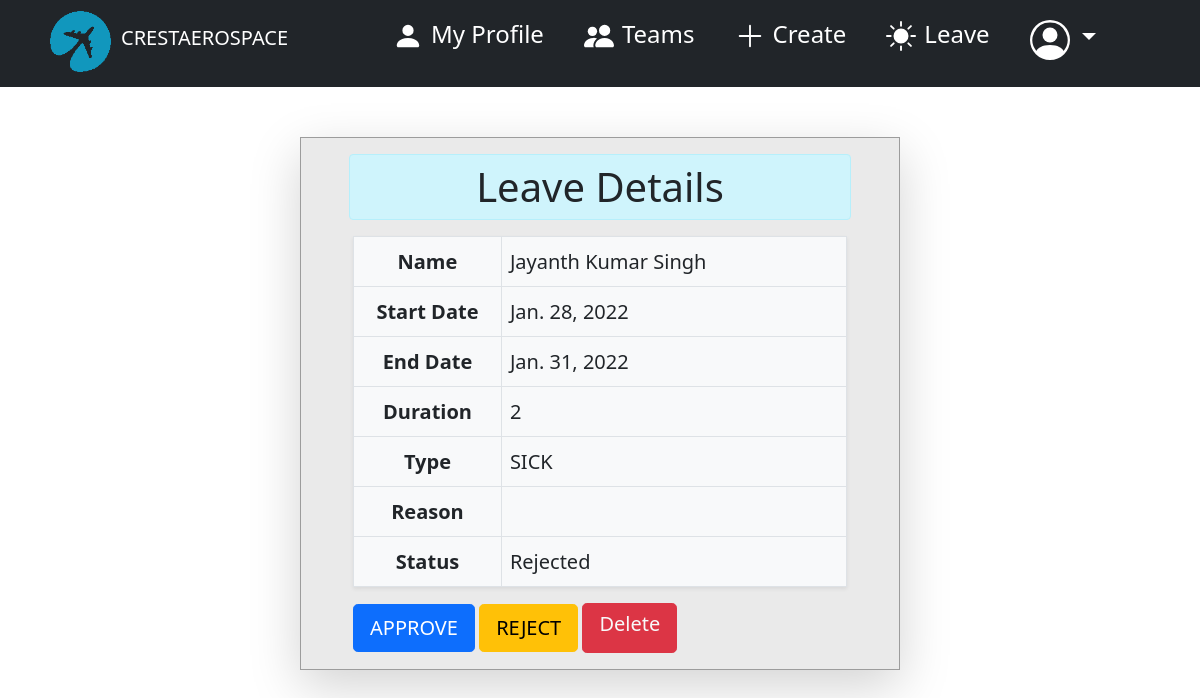
/hrms/leave/leavedetails/20 (signed in), run on the app's committed database.
### employee/models.py (models this page shows, shortened)
class Employee(AbstractBaseUser):
    email           = models.EmailField(max_length=254, verbose_name='Official Email', unique=True)
    first_name      = models.CharField(max_length=50, verbose_name="First Name")
    last_name       = models.CharField(max_length=50, verbose_name="Last Name",blank=True)
    gender          = models.CharField(max_length=10, verbose_name="Gender", choices=GENDER,blank=True)
    birthday        = models.DateField(verbose_name="Date of Birth",null=True, blank=True, help_text="MM/DD/YYYY")
    phone           = models.CharField(max_length=15, verbose_name="Phone Number", blank=True)
    blood           = models.CharField(verbose_name="Blood Type", choices=BLOOD_TYPE,blank=True, max_length=10)
    marital         = models.CharField(verbose_name="Marital Status", choices=MARITAL_STATUS,blank=True, max_length=10)
    per_email       = models.EmailField(max_length=254, verbose_name='Personal Email', unique=True, blank=True, null=True)
    c_address       = models.CharField(max_length=1000, verbose_name="Current Address", null=True, blank=True)
    p_address       = models.CharField(max_length=1000, verbose_name="Permanent Address", null=True, blank=True)
    emp_id          = models.CharField(max_length=15, verbose_name="Employee ID", unique=True)
    date_joined     = models.DateTimeField(verbose_name='Date Joined', auto_now_add=True)
    emp_status      = models.CharField(verbose_name="Employee Status", choices=STATUS,blank=False, max_length=20)
    department      = models.ForeignKey(Department,verbose_name ='Department',on_delete=models.SET_NULL,null=True,default=None)
    manager         = models.ForeignKey(to="self",verbose_name ='Reporting Manager',on_delete=models.SET_NULL,null=True,default=None, blank=True)
    role            = models.ForeignKey(Role,verbose_name ='Role',on_delete=models.SET_NULL,null=True,default=None)
    title           = models.ForeignKey(Title,verbose_name ='Job Title',on_delete=models.SET_NULL,null=True,default=None)
    position        = models.ForeignKey(Position,verbose_name ='Position',on_delete=models.SET_NULL,null=True,default=None)
    experience      = models.CharField(max_length=10, verbose_name="Work Experience", null=True, blank=True)
    is_active       = models.BooleanField(verbose_name="Active",default=True)
    last_login      = models.DateTimeField(verbose_name='Last Login', auto_now=True)
    is_admin        = models.BooleanField(verbose_name="Admin",default=False)
    is_staff        = models.BooleanField(verbose_name="Staff",default=False)
    is_superuser    = models.BooleanField(verbose_name="Superuser",default=False)
    USERNAME_FIELD = 'email'
    REQUIRED_FIELDS = ['first_name', 'emp_id',]
    objects = EmployeeManager()
    def __str__(self):
        return self.first_name + " " + self.last_name

### leave/models.py (models this page shows, shortened)
class Leave(models.Model):
    user = ForeignKey(Employee,on_delete=models.CASCADE,default=1)
    startdate = models.DateField(verbose_name='Start Date',help_text='leave start date is on ..',null=True,blank=False)
    enddate = models.DateField(verbose_name='End Date',help_text='coming back on ...',null=True,blank=False)
    leavetype = models.CharField(choices=LEAVE_TYPE,max_length=25,default=LEAVE_TYPE[0],null=True,blank=False)
    reason = models.CharField(verbose_name='Reason for Leave',max_length=255,help_text='add additional information for leave',null=True,blank=True)
    casual_leave    = 20
    optional_leave  = 6
    sick_leave      = 5
    status = models.CharField(max_length=12,default='Pending')
    is_approved = models.BooleanField(default=False)
    updated = models.DateTimeField(auto_now=True, auto_now_add=False)
    created = models.DateTimeField(auto_now=False, auto_now_add=True)
    objects = LeaveManager()
    class Meta:
        verbose_name = 'Leave'
        verbose_name_plural = 'Leaves'
    @property
    def leave_days(self):
        count = 0
        startdate = self.startdate
        enddate = self.enddate
        start_date = datetime.date(startdate.year, startdate.month, startdate.day)
        end_date = datetime.date(enddate.year, enddate.month, enddate.day)
        delta = datetime.timedelta(days=1)
        while start_date <= end_date:
            day = start_date.weekday()
            start_date += delta
            if (day == 5 or day == 6):
                continue
            else:
                count += 1
        return count
    @property
    def leave_approved(self):
        return self.is_approved == True

### leave/views.py (the view)
# urls.py: path("leave/leavedetails/<int:id>", views.leavedetails, name="leavedetails"),
def leavedetails(request, id):
    if not request.user.is_authenticated:
        return redirect('login_user')
    leave = Leave.objects.get(pk=id)
    context = {'leave' : leave}
    return render(request,'leave/leavedetails.html', context)

### leave/manager.py (called while the page is built)
	def get_queryset(self):
		return super().get_queryset()

### templates/leave/leavedetails.html (shortened to what this page needs)
{% extends 'dashboard/dash_base.html' %}
{% load static %}
{% block content %}
<head>
</head>
<body>
    {% if user.is_authenticated %}
    <div class="container-fluid profile col-md-6 px-5 pt-3 shadow-lg">
        <h1 class="text-center text-dark py-2 alert alert-info">Leave Details</h1>
        <div class="row align-items-start">
            <div class="card-body pt-0">
                <table class="table table-bordered bg-light shadow-sm">
                    <tr class="h5" style="height:50px; vertical-align: middle;">
                        <th class="text-center" width="30%">Name</th>
                        <td>{{ request.user }}</td>
                      </tr>
                  <tr class="h5" style="height:50px; vertical-align: middle;">
                    <th class="text-center" width="30%">Start Date</th>
                    <td>{{ leave.startdate }}</td>
                  </tr>
                  <tr class="h5" style="height:50px; vertical-align: middle;">
                    <th class="text-center" width="30%">End Date</th>
                    <td>{{ leave.enddate }}</td>
                  </tr>
                  <tr class="h5" style="height:50px; vertical-align: middle;">
                    <th class="text-center" width="30%">Duration</th>
                    <td>{{ leave.leave_days }}</td>
                  </tr>
                  <tr class="h5" style="height:50px; vertical-align: middle;">
                    <th class="text-center" width="30%">Type</th>
                    <td>{{ leave.leavetype }}</td>
                  </tr>
                  <tr class="h5" style="height:50px; vertical-align: middle;">
                    <th class="text-center" width="30%">Reason</th>
                    <td>{{ leave.reason }}</td>
                  </tr>
                  <tr class="h5" style="height:50px; vertical-align: middle;">
                    <th class="text-center" width="30%">Status</th>
                    <td>{{ leave.status }}</td>
                  </tr>
                </table>
                <td>
                  <section class="row">
                    <section class="col col-md-12 text-center">
                      <div class="btn-group-lg float-start">
                        {% if leave.leave_approved %}
                        <a href="{% url 'leaveunapprove' leave.id %}" class="btn btn-primary" name='unapprove'>UNAPPROVE</a>
                        {% else %}
                        <a href="{% url 'leaveapprove' leave.id %}" class="btn btn-primary" name='approve'>APPROVE</a>
                        {% endif %}
                        <a href="{% url 'leavereject' leave.id %}" class="btn btn-warning" name='reject'>REJECT</a>
                        <a href="{% url 'leavedelete' leave.id %}" class="btn btn-danger text-light"> <h5>Delete</h5> </a>
                      </div>
                    </section>
                  </section>
                </td>
              </div>
        </div>
    </div>
    {% endif %}
</body>
{% endblock content %}

### static/dashboard.css (style rules this page uses)
* { margin: 0; padding: 0; }
.profile { margin-top: 50px; margin-bottom: 100px; border: 1px solid #9c9c9c; background-color: #eaeaea; }

### data on the page
Employee: user "Jayanth Kumar Singh"
Leave: startdate "Jan. 28, 2022", enddate "Jan. 31, 2022", leave_days "2", leavetype "SICK", status "Rejected"
